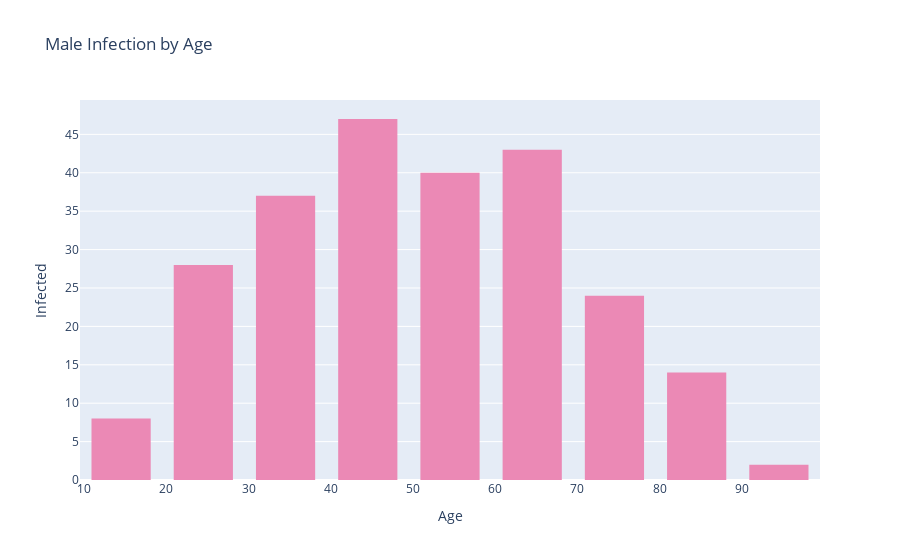

The notebook cell this image was saved under:
### Code cell
fig = go.Figure()
fig.add_trace(go.Histogram(x=male, marker_color = '#EB89B5'))


fig.update_layout(
    title_text='Male Infection by Age', # title of plot
    xaxis_title_text='Age ', # xaxis label
    yaxis_title_text='Infected', # yaxis label
    bargap=0.2, # gap between bars of adjacent location coordinates
    bargroupgap=0.1 # gap between bars of the same location coordinates
)

fig.show()

with open('../plotly/ontario_male_infection.json', 'w') as f:
    f.write(fig.to_json())

### Figure 1 — Plotly figure (JSON) as saved in the notebook; plotly's stock layout.template omitted (floating-point values rounded to 4 significant figures; data arrays with more than 128 entries replaced by an {"elided": "..."} marker saying what was removed)
{"data": [{"marker": {"color": "#EB89B5"}, "type": "histogram", "x": {"elided": "243 int values"}}], "layout": {"bargap": 0.2, "bargroupgap": 0.1, "title": {"text": "Male Infection by Age"}, "xaxis": {"title": {"text": "Age "}}, "yaxis": {"title": {"text": "Infected"}}}}
